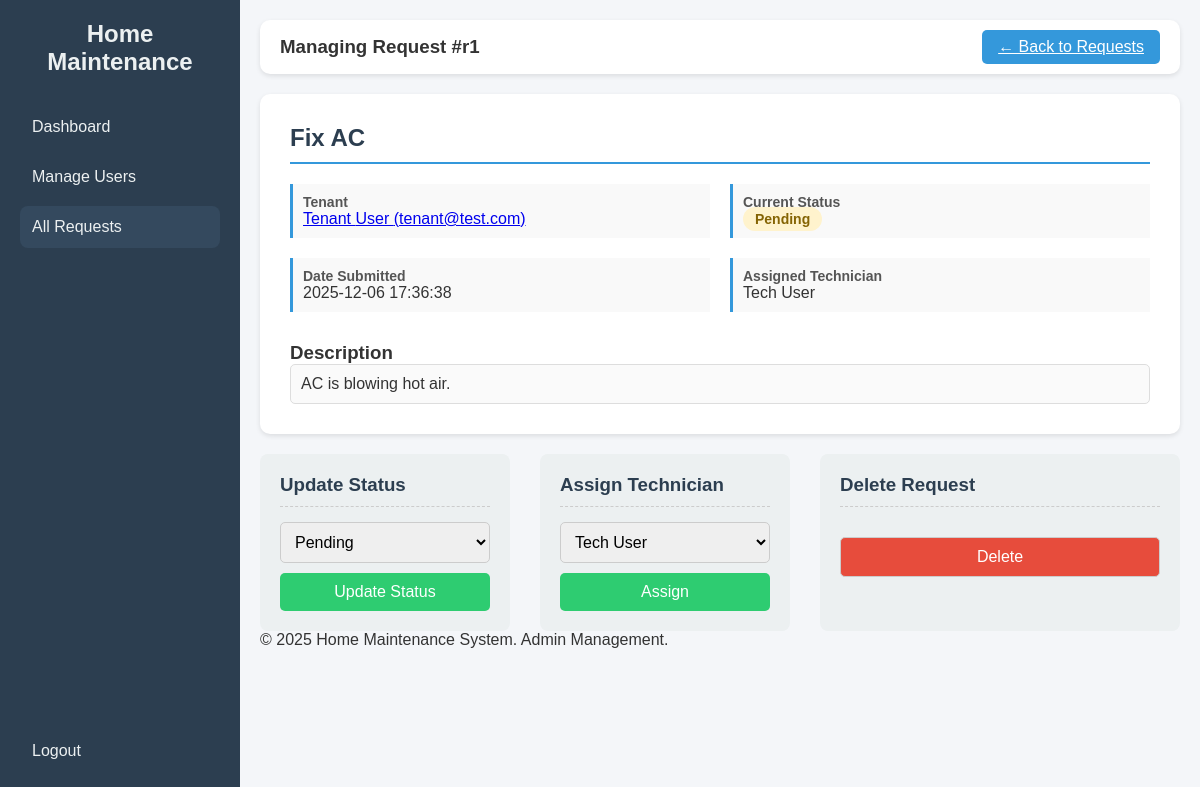
Page /admin/manage_request/r1 (signed in) on the earlier database version.
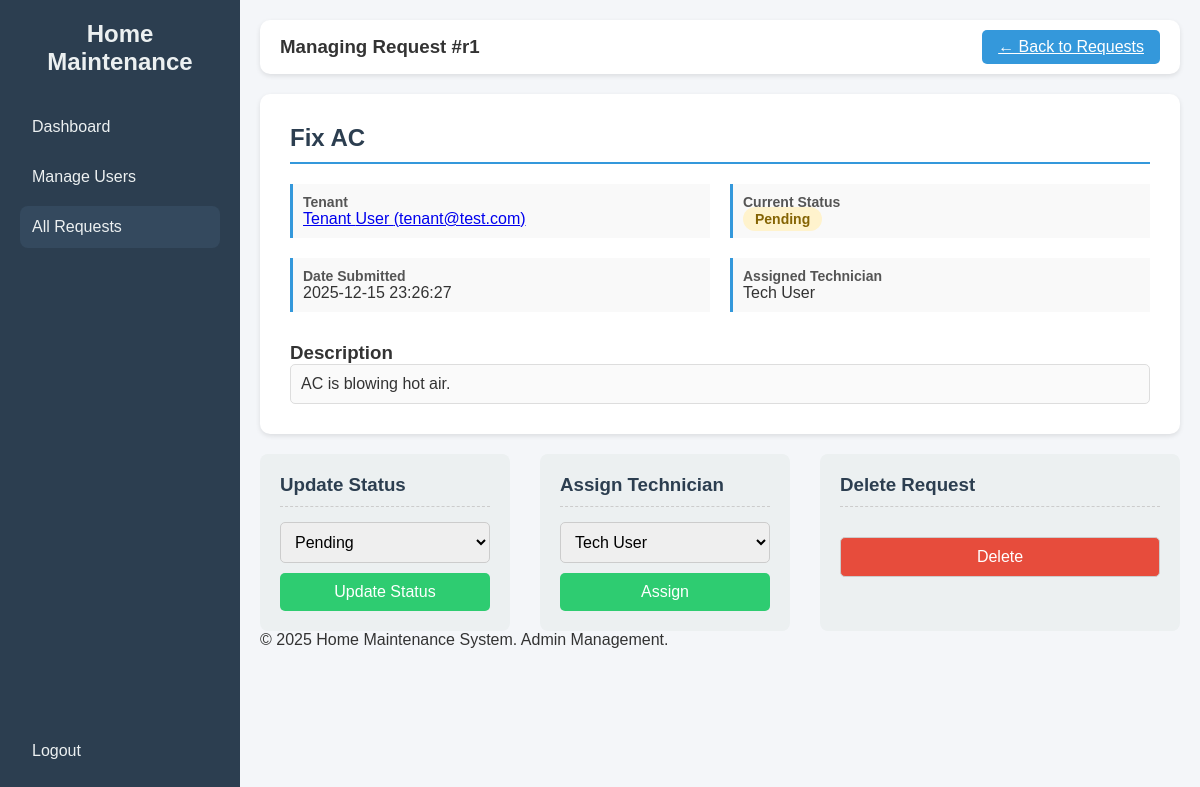
Same page on the later database version.
### tables this page shows
CREATE TABLE requests (
        id TEXT PRIMARY KEY,
        title TEXT,
        description TEXT,
        status TEXT,
        assigned_to TEXT,
        date TEXT,
        user_id TEXT,
        FOREIGN KEY(user_id) REFERENCES users(id),
        FOREIGN KEY(assigned_to) REFERENCES users(id)
    );

CREATE TABLE users (
        id TEXT PRIMARY KEY,
        fname TEXT,
        lname TEXT,
        email TEXT UNIQUE,
        password TEXT,
        role TEXT,
        birth_date TEXT,
        gender TEXT
    );

### app.py (the view)
@app.route('/admin/manage_request/<request_id>', methods=['GET', 'POST'])
@login_Authentication
@Role_Authentication(["admin"])
def admin_manage_request(request_id):
    conn = get_db_connection()
    if request.method == 'POST':
        action = request.form.get('action')
        if action == 'update_status' or action == 'assign_technician':
            new_status = request.form.get('status')
            new_assigned_to = request.form.get('assigned_to')
            if action == 'update_status' and new_status in ['Pending', 'In Progress', 'Completed']:
                conn.execute("UPDATE requests SET status = ? WHERE id = ?", (new_status, request_id))
                conn.commit()
                flash(f"Request {request_id} status updated to **{new_status}**.", 'success')
            elif action == 'assign_technician':
                tech_id = new_assigned_to if new_assigned_to != 'none' else None
                conn.execute("UPDATE requests SET assigned_to = ? WHERE id = ?", (tech_id, request_id))
                conn.commit()
                flash(f"Request {request_id} assignment updated.", 'success')
        elif action == 'delete':
            conn.execute("DELETE FROM requests WHERE id = ?", (request_id,))
            conn.commit()
            conn.close()
            flash(f"Request {request_id} permanently deleted.", 'success')
            return redirect(url_for('admin_dashboard'))
        conn.close()
        return redirect(url_for('admin_manage_request', request_id=request_id))
    else:
        request_query = """
            SELECT r.*,
                   u_tenant.fname AS tenant_fname, u_tenant.lname AS tenant_lname, u_tenant.email AS tenant_email,
                   u_tech.fname AS tech_fname, u_tech.lname AS tech_lname
            FROM requests r
            JOIN users u_tenant ON r.user_id = u_tenant.id
            LEFT JOIN users u_tech ON r.assigned_to = u_tech.id
            WHERE r.id = ?
        """
        request_data = conn.execute(request_query, (request_id,)).fetchone()
        if not request_data:
            conn.close()
            flash("Request not found.", 'error')
            return redirect(url_for('admin_dashboard'))
        technicians = conn.execute(
            "SELECT id, fname, lname FROM users WHERE role = 'technician'"
        ).fetchall()
        conn.close()
        assigned_name = f"{request_data['tech_fname']} {request_data['tech_lname']}" if request_data['tech_fname'] else 'Unassigned'
        return render_template('admin_manage_request.html',
                               request_data=request_data,
                               technicians=technicians,
                               assigned_name=assigned_name,
                               role=session.get('role'))

### app.py (called while the page is built)
def get_db_connection():
    conn = sqlite3.connect(DB_NAME)
    conn.row_factory = sqlite3.Row
    return conn

def login_Authentication(f):
    @wraps(f)
    def decorated_function(*args, **Kwargs):
        if 'User_id' not in session:
            flash('Please log in to access this page.')
            return redirect(url_for("login"))
        return f(*args, **Kwargs)
    return decorated_function

def Role_Authentication(allowed_roles):
    def decorator(f):
        @wraps(f)
        def decorated_function(*args, **Kwargs):
            if 'role' not in session:
                flash('Access denied. Please log in.')
                return redirect(url_for("login"))
            if session['role'] not in allowed_roles:
                flash('Access denied. Insufficient privileges.')
                return redirect(url_for("dashboard"))
            return f(*args, **Kwargs)
        return decorated_function
    return decorator

### templates/admin_manage_request.html (shortened to what this page needs)
<!DOCTYPE html>
<html lang="en">
<head>
</head>
<body>
    <div class="sidebar">
        <div>
            <h2>Home Maintenance</h2>
            <a href="{{ url_for('admin_dashboard') }}">Dashboard</a>
            <a href="{{ url_for('admin_users') }}">Manage Users</a>
            <a href="{{ url_for('admin_all_requests') }}" class="active">All Requests</a>
        </div>
        <div>
            <a href="{{ url_for('logout') }}">Logout</a>
        </div>
    </div>
    <div class="main">
        <div class="top-bar">
            <h3>Managing Request #{{ request_data.id }}</h3>
            <a href="{{ url_for('admin_all_requests') }}" class="logout-btn" style="background: #3498db;">← Back to Requests</a>
        </div>
        <div class="content-section">
            <h2>{{ request_data.title }}</h2>
            <div class="detail-grid">
                <div class="detail-item">
                    <strong>Tenant</strong>
                    <p>
                        <a href="{{ url_for('admin_view_tenant_requests', tenant_id=request_data.user_id) }}" class="action-link">
                            {{ request_data.tenant_fname }} {{ request_data.tenant_lname }} ({{ request_data.tenant_email }})
                        </a>
                    </p>
                </div>
                <div class="detail-item">
                    <strong>Current Status</strong>
                    <p>
                        {% if request_data.status == 'Pending' %}
                            <span class="status-badge status-pending">Pending</span>
                        {% elif request_data.status == 'Completed' %}
                            <span class="status-badge status-completed">Completed</span>
                        {% else %}
                            <span class="status-badge status-in-progress">In Progress</span>
                        {% endif %}
                    </p>
                </div>
                <div class="detail-item">
                    <strong>Date Submitted</strong>
                    <p>{{ request_data.date }}</p>
                </div>
                <div class="detail-item">
                    <strong>Assigned Technician</strong>
                    <p>{{ assigned_name }}</p>
                </div>
            </div>
            <h3>Description</h3>
            <p style="padding: 10px; border: 1px solid #ddd; border-radius: 5px; background: #fafafa; white-space: pre-wrap;">{{ request_data.description }}</p>
        </div>
        <div class="management-actions">
            <div class="action-box">
                <h3>Update Status</h3>
                <form method="POST" action="{{ url_for('admin_manage_request', request_id=request_data.id) }}">
                    <select name="status" required>
                        <option value="Pending" {% if request_data.status == 'Pending' %}selected{% endif %}>Pending</option>
                    </select>
                    <button type="submit" class="update-btn">Update Status</button>
                </form>
            </div>
            <div class="action-box">
                <h3>Assign Technician</h3>
                <form method="POST" action="{{ url_for('admin_manage_request', request_id=request_data.id) }}">
                    <select name="assigned_to" required>
                        {% for tech in technicians %}
                            <option value="{{ tech.id }}" {% if request_data.assigned_to == tech.id %}selected{% endif %}>
                                {{ tech.fname }} {{ tech.lname }}
                            </option>
                        {% endfor %}
                    </select>
                    <button type="submit" class="update-btn">Assign</button>
                </form>
            </div>
            <div class="action-box" style="flex-basis: 150px;">
                <h3>Delete Request</h3>
                <form method="POST" action="{{ url_for('admin_manage_request', request_id=request_data.id) }}" onsubmit="return confirm('Are you sure you want to permanently delete this request? This action cannot be undone.');">
                    <button type="submit" class="delete-btn">Delete</button>
                </form>
            </div>
        </div>
        <footer>
            <p>&copy; 2025 Home Maintenance System. Admin Management.</p>
        </footer>
    </div>
</body>
</html>

### templates/admin_manage_request.html (style rules this page uses)
* { margin: 0; padding: 0; box-sizing: border-box; }
body { font-family: Arial, sans-serif; display: flex; background: #f4f6f9; min-height: 100vh; color: #333; }
.sidebar { width: 240px; background: #2c3e50; color: #fff; display: flex; flex-direction: column; justify-content: space-between; padding: 20px; }
.sidebar h2 { text-align: center; margin-bottom: 30px; color: #ecf0f1; }
.sidebar a { color: #ecf0f1; text-decoration: none; padding: 12px; border-radius: 8px; display: block; margin: 8px 0; transition: 0.3s; cursor: pointer; }
.sidebar a.active { background: #34495e; }
.main { flex: 1; display: flex; flex-direction: column; padding: 20px; }
.top-bar { display: flex; justify-content: space-between; align-items: center; background: #fff; padding: 10px 20px; border-radius: 10px; box-shadow: 0 2px 5px rgba(0,0,0,0.1); margin-bottom: 20px; }
.logout-btn { padding: 8px 16px; background: #e74c3c; color: white; border: none; border-radius: 5px; cursor: pointer; transition: 0.3s; }
.content-section { background: #fff; padding: 30px; border-radius: 10px; box-shadow: 0 2px 5px rgba(0,0,0,0.1); margin-bottom: 20px; }
.content-section h2 { color: #2c3e50; border-bottom: 2px solid #3498db; padding-bottom: 10px; margin-bottom: 20px; }
.detail-grid { display: grid; grid-template-columns: 1fr 1fr; gap: 20px; margin-bottom: 30px; }
.detail-item { padding: 10px; border-left: 3px solid #3498db; background: #f9f9f9; }
.detail-item strong { display: block; color: #555; font-size: 14px; }
.detail-item p { margin: 0; font-size: 16px; font-weight: 500; }
.management-actions { display: flex; gap: 30px; }
.action-box { flex: 1; background: #ecf0f1; padding: 20px; border-radius: 8px; }
.action-box h3 { color: #2c3e50; margin-bottom: 15px; border-bottom: 1px dashed #ccc; padding-bottom: 10px; }
.action-box form { display: flex; flex-direction: column; gap: 10px; }
.action-box select, .action-box button { padding: 10px; border-radius: 5px; border: 1px solid #ccc; font-size: 16px; }
.action-box button.update-btn { background: #2ecc71; color: white; border: none; cursor: pointer; transition: 0.3s; }
.delete-btn { background: #e74c3c; color: white; border: none; cursor: pointer; margin-top: 15px; }
.status-badge { padding: 4px 12px; border-radius: 12px; font-size: 14px; font-weight: bold; }
.status-pending { background: #fff3cd; color: #856404; }

Differences in the rows shown:
changed requests "Fix AC": date "2025-12-06 17:36:38" → "2025-12-15 23:26:27"
